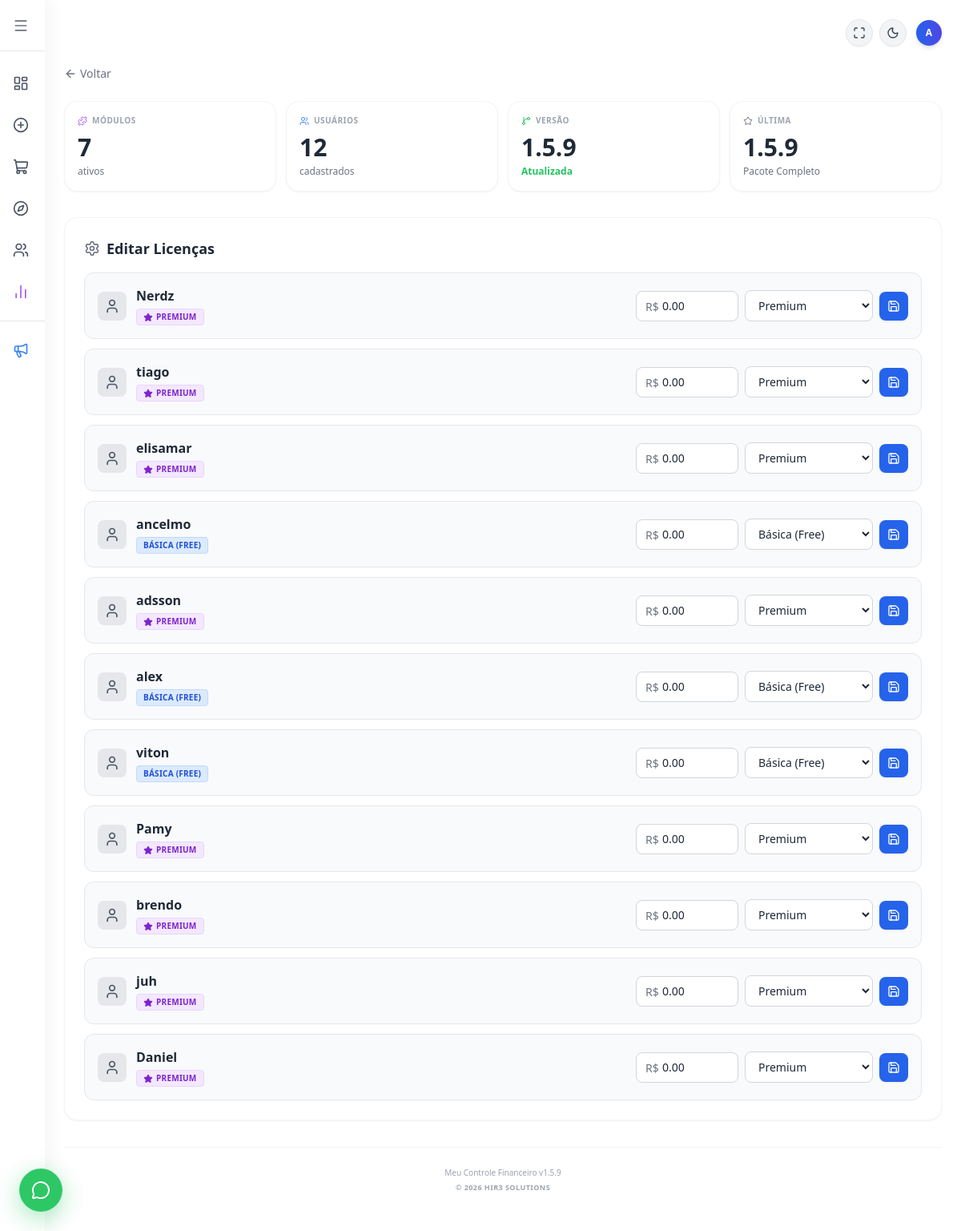
The page /licencas (signed in) on the database its author committed.
### tables this page shows
CREATE TABLE usuarios (
            id INTEGER PRIMARY KEY AUTOINCREMENT,
            usuario TEXT UNIQUE NOT NULL,
            senha TEXT NOT NULL
        , renda REAL DEFAULT 0.00, licenca TEXT DEFAULT 'Ativa', valor_licencas REAL DEFAULT 0.00, telefone TEXT, is_admin INTEGER DEFAULT 0, renda_variavel TEXT DEFAULT 'nao', ultimo_mes_acesso TEXT DEFAULT '');

### flask_app.py (the view, shortened to what this page needs)
@app.route('/licencas', methods=['GET', 'POST'])
def licencas():
    if 'logado' not in session or session.get('user_id') != 1:
        return "Acesso negado: Apenas o administrador pode gerenciar licenças.", 403
    conexao = sqlite3.connect('financas.db')
    conexao.row_factory = sqlite3.Row
    cursor = conexao.cursor()
    cursor.execute("SELECT COUNT(*) as total FROM usuarios")
    total_usuarios = cursor.fetchone()['total']
    cursor.execute("SELECT id, usuario, licenca, valor_licencas FROM usuarios WHERE id != 1")
    lista_usuarios = cursor.fetchall()
    conexao.close()
    return render_template('telas/licencas.html',
                           total_usuarios=total_usuarios,
                           usuarios=lista_usuarios)

### flask_app.py (called while the page is built)
@app.context_processor
def inject_global_vars():
    versao = "1.5.9"
    data_formatada = datetime.now().strftime('%B %Y').capitalize()
    return dict(
        versao_atual=versao,
        data_atual=data_formatada
    )

### templates/telas/licencas.html (shortened to what this page needs)
{% extends "base.html" %}
{% block content %}
    <a href="javascript:history.back()" class="flex items-center gap-1 text-gray-500 hover:text-blue-600 dark:text-gray-400 dark:hover:text-blue-400 mb-6 transition-colors text-sm font-medium">
        <i data-lucide="arrow-left" class="w-4 h-4"></i>
        <span>Voltar</span>
    </a>
    <div class="grid grid-cols-2 md:grid-cols-4 gap-3 mb-8">
        <div class="bg-white dark:bg-gray-800 p-4 rounded-2xl shadow-sm border border-gray-100 dark:border-gray-700">
            <div class="flex items-center gap-1.5 text-[10px] font-bold text-gray-400 uppercase tracking-wider mb-2">
                <i data-lucide="puzzle" class="w-3 h-3 text-purple-500"></i> Módulos
            </div>
            <div class="text-2xl sm:text-3xl font-black text-gray-800 dark:text-gray-100 mb-1">7</div>
            <div class="text-xs text-gray-500 dark:text-gray-400">ativos</div>
        </div>
        <div class="bg-white dark:bg-gray-800 p-4 rounded-2xl shadow-sm border border-gray-100 dark:border-gray-700">
            <div class="flex items-center gap-1.5 text-[10px] font-bold text-gray-400 uppercase tracking-wider mb-2">
                <i data-lucide="users" class="w-3 h-3 text-blue-500"></i> Usuários
            </div>
            <div class="text-2xl sm:text-3xl font-black text-gray-800 dark:text-gray-100 mb-1">{{ total_usuarios }}</div>
            <div class="text-xs text-gray-500 dark:text-gray-400">cadastrados</div>
        </div>
        <div class="bg-white dark:bg-gray-800 p-4 rounded-2xl shadow-sm border border-gray-100 dark:border-gray-700">
            <div class="flex items-center gap-1.5 text-[10px] font-bold text-gray-400 uppercase tracking-wider mb-2">
                <i data-lucide="git-branch" class="w-3 h-3 text-green-500"></i> Versão
            </div>
            <div class="text-2xl sm:text-3xl font-black text-gray-800 dark:text-gray-100 mb-1">{{ versao_atual }}</div>
            <div class="text-xs font-bold text-green-500">Atualizada</div>
        </div>
        <div class="bg-white dark:bg-gray-800 p-4 rounded-2xl shadow-sm border border-gray-100 dark:border-gray-700">
            <div class="flex items-center gap-1.5 text-[10px] font-bold text-gray-400 uppercase tracking-wider mb-2">
                <i data-lucide="star" class="w-3 h-3 text-gray-500"></i> Última
            </div>
            <div class="text-2xl sm:text-3xl font-black text-gray-800 dark:text-gray-100 mb-1">{{ versao_atual }}</div>
            <div class="text-xs text-gray-500 dark:text-gray-400 truncate">Pacote Completo</div>
        </div>
    </div>
    <div class="bg-white dark:bg-gray-800 p-4 sm:p-6 rounded-2xl shadow-sm border border-gray-100 dark:border-gray-700">
        <h3 class="text-lg font-bold mb-4 text-gray-800 dark:text-gray-200 flex items-center gap-2">
            <i data-lucide="settings" class="w-5 h-5 text-gray-500"></i> Editar Licenças
        </h3>
        <div class="space-y-3">
            {% for u in usuarios %}
            <div class="flex flex-col lg:flex-row lg:items-center justify-between p-4 bg-gray-50 dark:bg-gray-900/50 rounded-xl border border-gray-200 dark:border-gray-700 gap-4">
                <div class="flex items-center gap-3">
                    <div class="bg-gray-200 dark:bg-gray-700 p-2 rounded-lg">
                        <i data-lucide="user" class="w-5 h-5 text-gray-600 dark:text-gray-300"></i>
                    </div>
                    <div class="flex flex-col items-start">
                        <p class="font-bold text-gray-800 dark:text-gray-100">{{ u['usuario'] }}</p>
                        {% if u['licenca'] == 'Premium' %}
                            <span class="mt-1 text-[10px] font-bold text-purple-700 dark:text-purple-300 bg-purple-100 dark:bg-purple-900/50 px-2 py-0.5 rounded flex items-center gap-1 uppercase tracking-wide border border-purple-200 dark:border-purple-800">
                                <i data-lucide="star" class="w-3 h-3 fill-current"></i> Premium
                            </span>
                        {% elif u['licenca'] == 'Básica' or u['licenca'] == 'Ativa' %}
                            <span class="mt-1 text-[10px] font-bold text-blue-700 dark:text-blue-300 bg-blue-100 dark:bg-blue-900/50 px-2 py-0.5 rounded flex items-center gap-1 uppercase tracking-wide border border-blue-200 dark:border-blue-800">
                                Básica (Free)
                            </span>
                        {% else %}
                            <span class="mt-1 text-[10px] font-bold text-red-700 dark:text-red-300 bg-red-100 dark:bg-red-900/50 px-2 py-0.5 rounded flex items-center gap-1 uppercase tracking-wide border border-red-200 dark:border-red-800">
                                <i data-lucide="lock" class="w-3 h-3"></i> {{ u['licenca'] }}
                            </span>
                        {% endif %}
                    </div>
                </div>
                <form action="/licencas" method="POST" class="flex flex-col sm:flex-row items-center gap-2 w-full lg:w-auto mt-2 lg:mt-0">
                    <div class="relative w-full sm:w-32">
                        <span class="absolute left-3 top-2.5 text-gray-500 text-sm font-medium">R$</span>
                        <input type="text" name="valor_licencas" value="{{ '%.2f'|format(u['valor_licencas']|default(0.0)) }}"
                               class="w-full pl-8 pr-2 py-2 bg-white dark:bg-gray-800 border border-gray-300 dark:border-gray-600 rounded-lg text-sm focus:ring-2 focus:ring-blue-500 focus:outline-none dark:text-white"
                               placeholder="0.00">
                    </div>
                    <select name="nova_licenca" class="w-full sm:w-40 px-3 py-2 bg-white dark:bg-gray-800 border border-gray-300 dark:border-gray-600 rounded-lg text-sm focus:ring-2 focus:ring-blue-500 focus:outline-none dark:text-white">
                        <option value="Básica" {% if u['licenca'] == 'Básica' or u['licenca'] == 'Ativa' %}selected{% endif %}>Básica (Free)</option>
                        <option value="Premium" {% if u['licenca'] == 'Premium' %}selected{% endif %}>Premium</option>
                    </select>
                    <button type="submit" class="w-full sm:w-auto bg-blue-600 hover:bg-blue-700 text-white p-2.5 rounded-lg transition-colors shadow-sm flex justify-center items-center" title="Salvar Alterações">
                        <i data-lucide="save" class="w-4 h-4"></i>
                    </button>
                </form>
            </div>
            {% else %}
            <div class="text-center py-6 text-gray-500 dark:text-gray-400 text-sm">
                Nenhum usuário cadastrado além do administrador.
            </div>
            {% endfor %}
        </div>
    </div>
{% endblock %}

### rows shown on the page
usuarios: usuario "Nerdz", shows "PREMIUM", valor_licencas "0.00", nova_licenca "Premium"
usuarios: usuario "tiago", shows "PREMIUM", valor_licencas "0.00", nova_licenca "Premium"
usuarios: usuario "elisamar", shows "PREMIUM", valor_licencas "0.00", nova_licenca "Premium"
usuarios: usuario "ancelmo", shows "BÁSICA (FREE)", valor_licencas "0.00", nova_licenca "Básica (Free)"
usuarios: usuario "adsson", shows "PREMIUM", valor_licencas "0.00", nova_licenca "Premium"
usuarios: usuario "alex", shows "BÁSICA (FREE)", valor_licencas "0.00", nova_licenca "Básica (Free)"
usuarios: usuario "viton", shows "BÁSICA (FREE)", valor_licencas "0.00", nova_licenca "Básica (Free)"
usuarios: usuario "Pamy", shows "PREMIUM", valor_licencas "0.00", nova_licenca "Premium"
usuarios: usuario "brendo", shows "PREMIUM", valor_licencas "0.00", nova_licenca "Premium"
usuarios: usuario "juh", shows "PREMIUM", valor_licencas "0.00", nova_licenca "Premium"
usuarios: usuario "Daniel", shows "PREMIUM", valor_licencas "0.00", nova_licenca "Premium"

### other values the page prints
{{ session.get('usuario', 'U')[:1].upper() }} "A"
{{ total_usuarios }} "12"
{{ versao_atual }} "1.5.9"
